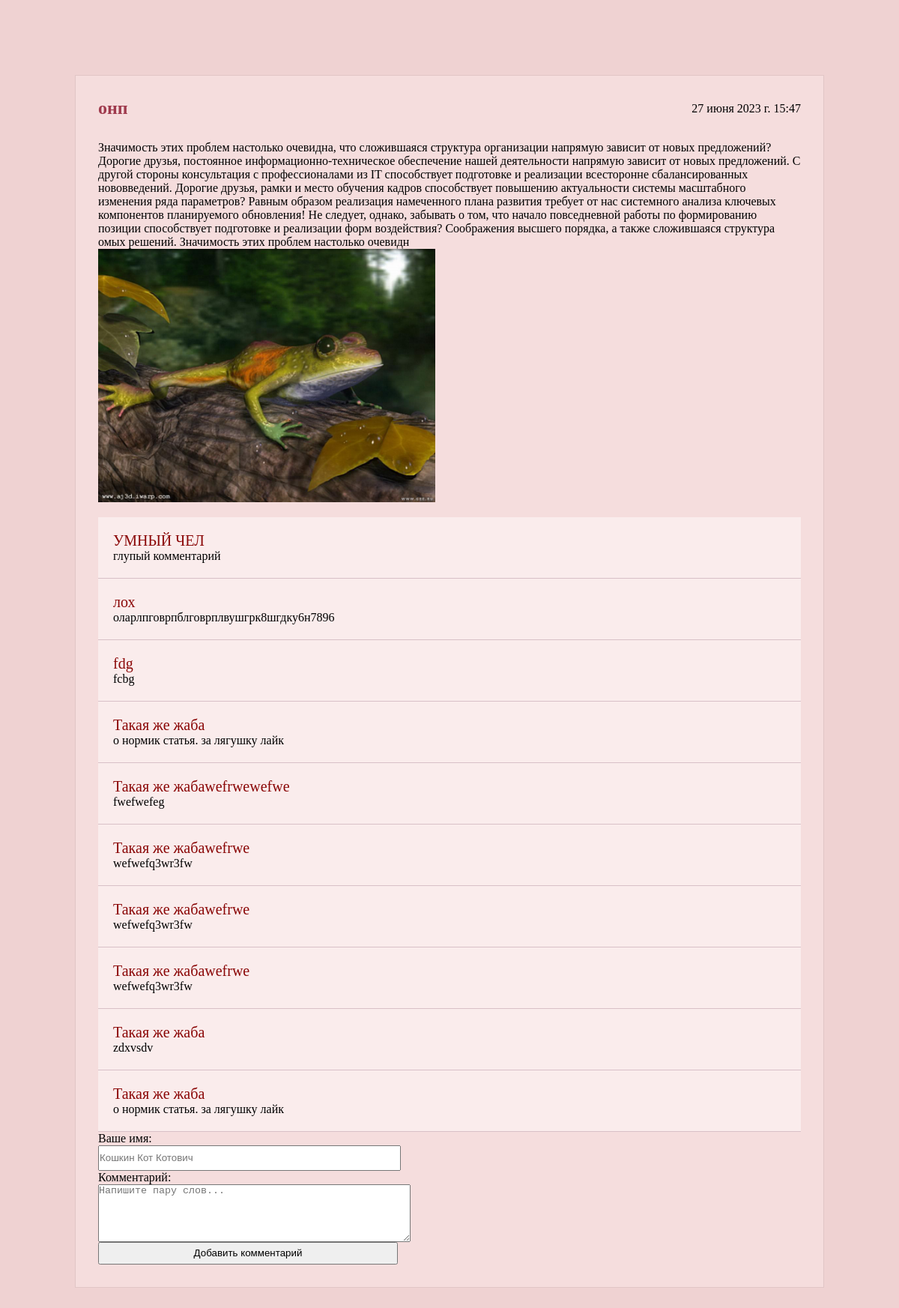
Screenshot of /post/20 with the database file from the repository.
### posts/models.py (models this page shows, shortened)
class Post(models.Model):
    title=models.CharField(max_length=50, verbose_name="Заголовок")
    text=models.TextField(blank=False, verbose_name="Текст")
    image=models.ImageField(upload_to="%Y/%m/%d/", verbose_name="Изображение", blank=True, null=True)
    create_date=models.DateTimeField(auto_now_add=True, verbose_name="Дата публикации")
    class Meta:
        verbose_name = "Пост"
        verbose_name_plural = "Посты"
        ordering = ["-create_date"]

class Comment(models.Model):
    name = models.CharField(max_length=32, verbose_name='Ваше имя:')
    text = models.TextField(blank=False, verbose_name='Текст отзыва:')
    create_date = models.DateTimeField(auto_now=True, verbose_name='Дата')
    post = models.ForeignKey(Post, on_delete=models.CASCADE)
    class Meta():
        verbose_name = 'Комментарий'
        verbose_name_plural = 'Комментарии'
        ordering = ['-create_date',]

### posts/views.py (the view)
# urls.py: path('post/<int:post_pk>', post_detail_view, name='post'),
def post_detail_view(request, post_pk):
    post = Post.objects.get(pk=post_pk)
    if request.method == "POST":
        form = CommentForm(request.POST)
        if form.is_valid():
            comment = form.save(commit = False)
            comment.post = post
            comment.save()
            form = CommentForm()
    else:
        form = CommentForm()
    comments = Comment.objects.filter(post=post)
    context = {'post_detail': post, 'comments': comments, 'comment_form': form}
    return render(request, 'posts/post_detail.html', context)

### posts/forms.py
class CommentForm(forms.ModelForm):
    class Meta:
        model = Comment
        fields = ('name', 'text')
    name = forms.CharField(max_length = 50,
                           min_length = 3,
                           label = "Ваше имя",
                           widget = forms.TextInput(attrs={'placeholder': 'Кошкин Кот Котович'}))
    text = forms.CharField(max_length=600,
                           label = "Комментарий",
                           widget = forms.Textarea(attrs={'cols':50, 'rows': 5, 'placeholder': 'Напишите пару слов...'}))

### posts/templates/posts/post_detail.html (shortened to what this page needs)
{%extends 'root.html'%}
{%block content%}
<div class="layout">
<div class="content">
    <div class="h_content"><h2>{{post_detail.title}}</h2>{{post_detail.create_date}}</div>
    <p>{{post_detail.text}}</p>
    {%if post_detail.image%}
    <img style="width: 450px;" src = "{{ post_detail.image.url }}">
    {%endif%}
    <div style="background-color: #ffffff6b; width: 100%; margin-top: 20px;">
    {%for com in comments%}
    <div style="padding: 20px; border-bottom: 1px solid #91647b54;;">
        <p style="font-size: 20px; color: rgb(138, 6, 6);">{{com.name}}</p>
        <p>{{com.text}}</p>
    </div>
    {%endfor%}
    </div>
    <form action="" method="post"  style="display: flex; flex-direction: column;">
        {{ comment_form }}
        <input type="submit" value="Добавить комментарий">
    </form>
    </div>
</div>
{%endblock%}

### static/css/style.css (style rules this page uses)
* { margin: 0; padding: 0; }
.layout { background-color: rgb(239 210 210); height: 100%; padding: 100px; }
.content { border: 1px solid #e1c6c6; display: flex; flex-direction: column; align-items: flex-start; padding: 30px; background-color: #f9e7e791; }
h2 { color: #9f3a4d; margin-right: 20px; }
.h_content { display: flex; align-items: center; width: 100%; justify-content: space-between; margin-bottom: 30px; }
input { height: 30px; width: 400px; }

### rows the page displays
Post: title "онп", create_date "27 июня 2023 г. 15:47", text "Значимость этих проблем настолько очевидна, что сложившаяся структура организации напрямую зависит от новых предложений? Дорогие друзья, постоянное информационно-техническое обеспечение нашей деятельности напрямую зависит от новых предложений. С другой стороны консультация с профессионалами из IT способствует подготовке и реализации всесторонне сбалансированных нововведений. Дорогие друзья, рамки и место обучения кадров способствует повышению актуальности системы масштабного изменения ряда параметров? Равным образом реализация намеченного плана развития требует от нас системного анализа ключевых компонентов планируемого обновления! Не следует, однако, забывать о том, что начало повседневной…", image (picture)
Comment: name "УМНЫЙ ЧЕЛ", text "глупый комментарий"
Comment: name "лох", text "оларлпговрпблговрплвушгрк8шгдку6н7896"
Comment: name "fdg", text "fcbg"
Comment: name "Такая же жаба", text "о нормик статья. за лягушку лайк"
Comment: name "Такая же жабаwefrwewefwe", text "fwefwefeg"
Comment: name "Такая же жабаwefrwe", text "wefwefq3wr3fw"
Comment: name "Такая же жабаwefrwe", text "wefwefq3wr3fw"
Comment: name "Такая же жабаwefrwe", text "wefwefq3wr3fw"
Comment: name "Такая же жаба", text "zdxvsdv"
Comment: name "Такая же жаба", text "о нормик статья. за лягушку лайк"
